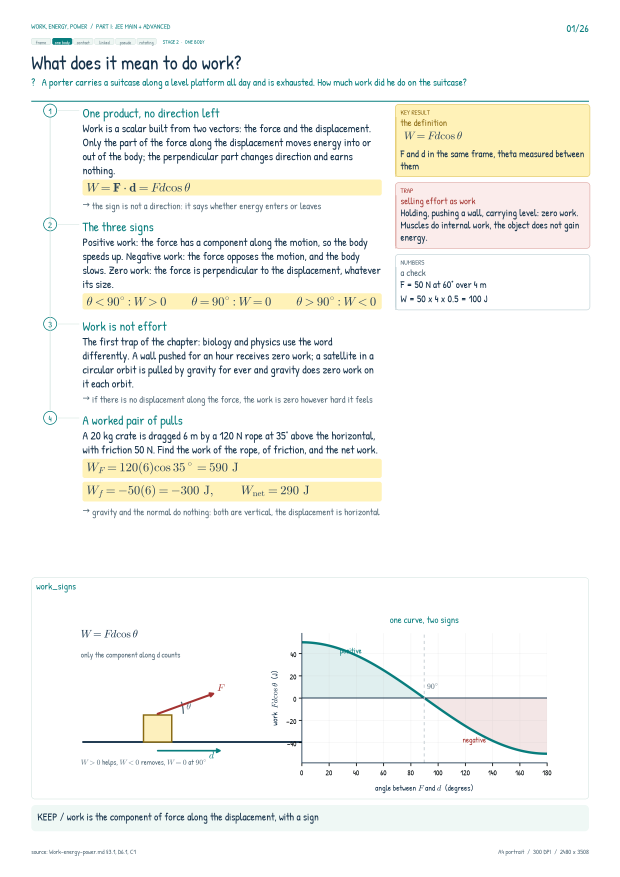
#> input picture Short notes/Work_Energy_Power/JEE-01-work-sign.png, 2480 x 3508 px, given in place of J.png, which was not available (shown at 1/4 size)
$ python -i _probe.py   (imports and definitions only)
#> lines starting #> are read from the running program, lines starting #| are printed output that depends on the picture; pictures that were not available may be replaced by others from this repository, and a replacement may not be noted
"""Visual probe: page thumbnails and figure-contact sheets.

    python3 _probe.py page JEE-01-work-sign ...     # full-page thumbnails
    python3 _probe.py crop JEE-01-work-sign ...     # top/bottom half crops
    python3 _probe.py figs key key ...              # 6 figures per image
"""
import sys
from pathlib import Path
import matplotlib
# [1 line not run here, left out]
import matplotlib.pyplot as plt
from PIL import Image

ROOT = Path(__file__).resolve().parent
OUT = ROOT / '_probe_out'
# [1 line not run here, left out]


def thumbs(names, tag='page'):
    ims = [Image.open(ROOT / f'{n}.png') for n in names]
    w = 620
    hs = [int(im.height * w / im.width) for im in ims]
    cols = 1 if len(ims) == 1 else 2
    rows = (len(ims) + cols - 1) // cols
    fig = plt.figure(figsize=(cols * w / 100, sum(hs[:rows]) / 100 * 1.0 + 0.2), dpi=100)
    fig.patch.set_facecolor('0.86')
    y = 1.0
    for i, (im, h) in enumerate(zip(ims, hs)):
        r, c = divmod(i, cols)
        ax = fig.add_axes([c / cols, 1 - (r + 1) * (1 / rows), 1 / cols, 1 / rows])
        ax.imshow(im.resize((w, int(im.height * w / im.width))))
        ax.set_axis_off()
    p = OUT / f'{tag}.png'
    fig.savefig(p, facecolor=fig.get_facecolor())
    plt.close(fig)
    print(p)


def crops(names):
#> called with names = 'JEE-01-work-sign.png'
    ims = []
    for n in names:
        im = Image.open(ROOT / f'{n}.png')
#> im is the input picture: PIL image 2480x3508 P; mean R, G, B 246, 246.6, 243.3
        top = im.crop((0, 0, im.width, im.height // 2)).resize((900, im.height // 2 * 900 // im.width))
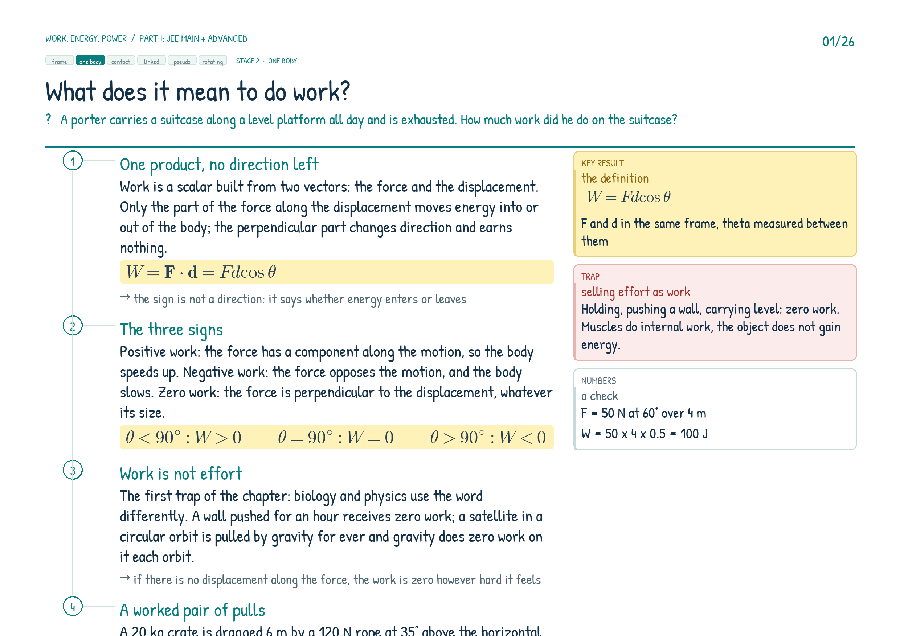
#> top: PIL image 900x636 P; mean R, G, B 243.2, 243.7, 239.5
        bot = im.crop((0, im.height // 2, im.width, im.height)).resize((900, im.height // 2 * 900 // im.width))
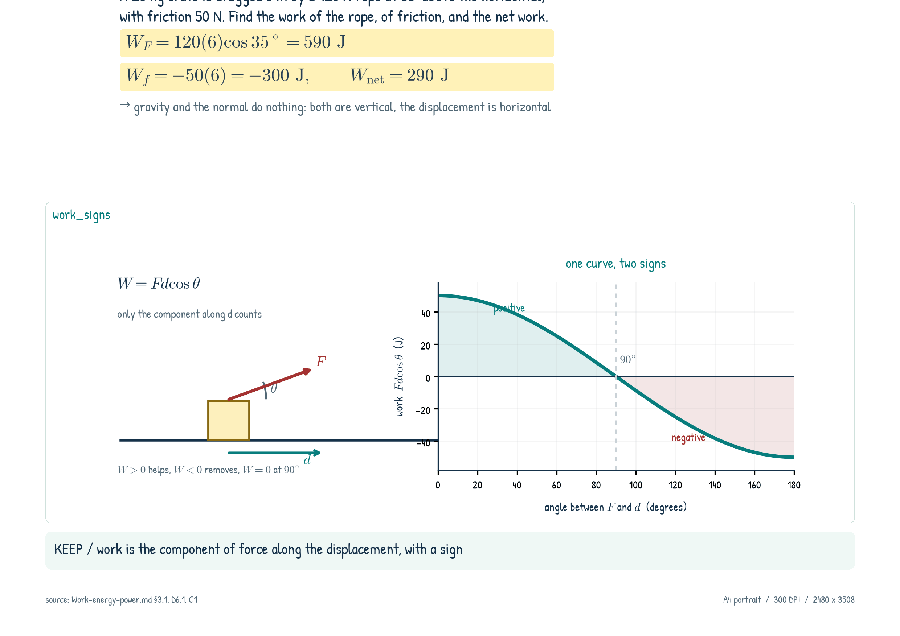
#> bot: PIL image 900x636 P; mean R, G, B 248.9, 249.6, 247.2
        ims += [top, bot]
#> pass 2 of the loop in crops, `for n in names:`:
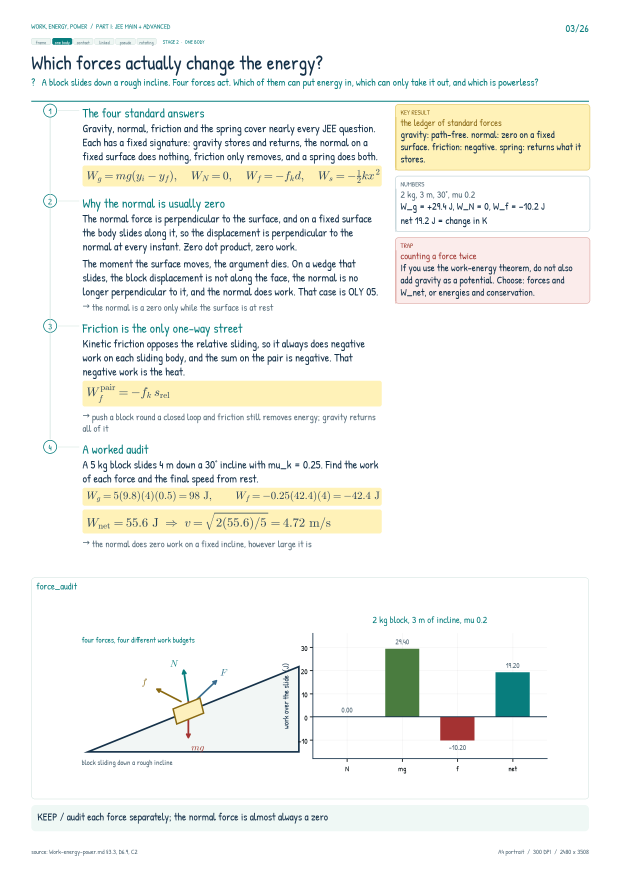
#> input picture Short notes/Work_Energy_Power/JEE-03-force-audit.png, 2480 x 3508 px, given in place of E.png, which was not available (shown at 1/4 size)
#> in crops, im is the input picture: PIL image 2480x3508 P; mean R, G, B 243.8, 244.8, 241
#> in crops, `top = im.crop((0, 0, im.width, im.height // 2)).resize((900, im.height..`:
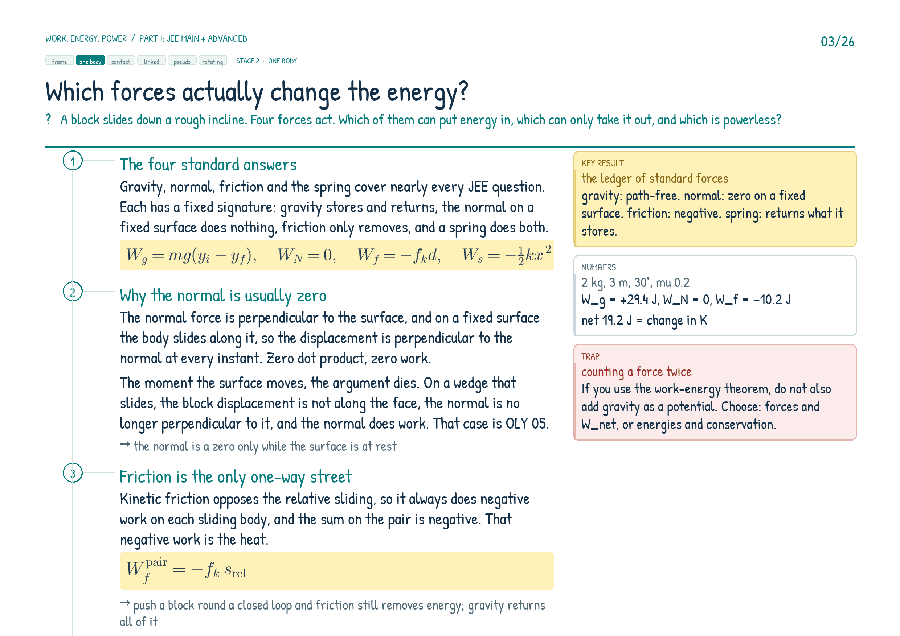
#> top: PIL image 900x636 P; mean R, G, B 241.6, 242.2, 237.6
#> in crops, `bot = im.crop((0, im.height // 2, im.width, im.height)).resize((900, i..`:
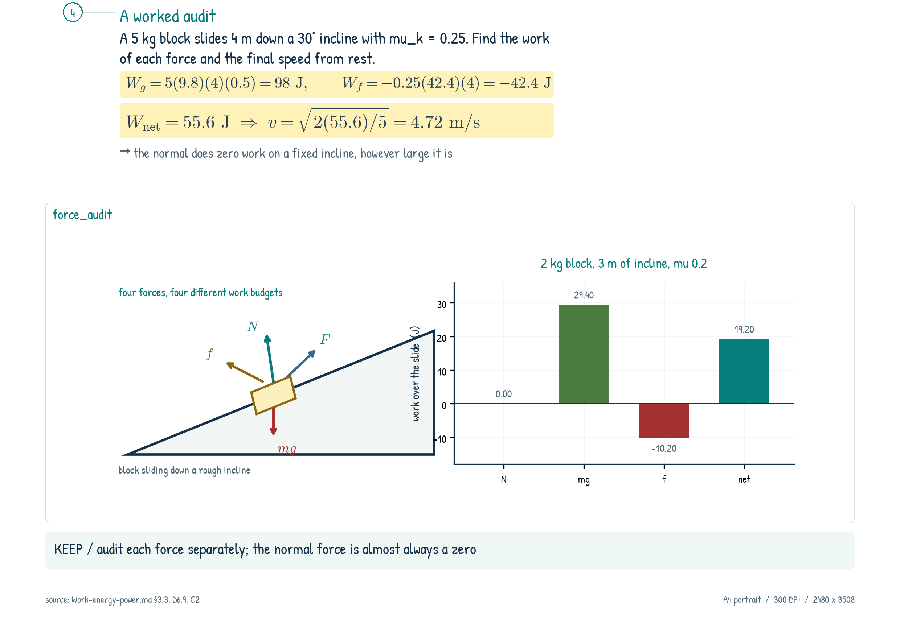
#> bot: PIL image 900x636 P; mean R, G, B 245.8, 247.3, 244.3
    w = 900
    fig = plt.figure(figsize=(w / 100, sum(i.height for i in ims) / 100), dpi=100)
    ax = fig.add_axes([0, 0, 1, 1]); ax.set_axis_off()
    canvas = Image.new('RGB', (w, sum(i.height for i in ims)), 'white')
    y = 0
    for i in ims:
        canvas.paste(i, (0, y)); y += i.height
    ax.imshow(canvas)
    p = OUT / 'crops.png'
    fig.savefig(p, facecolor='w')
    plt.close(fig)
    print(p)


def figs(keys):
    import diagrams
    fig = plt.figure(figsize=(13, 8.6), dpi=100)
    fig.patch.set_facecolor('white')
    for i, k in enumerate(keys):
        r, c = divmod(i, 2)
        ax = fig.add_axes([c / 2 + .01, 1 - (r + 1) / 3 + .01, 1 / 2 - .02, 1 / 3 - .02])
        try:
            diagrams.figure(ax, k)
        except Exception as e:
            ax.text(.5, .5, f'{k}\n{e}', ha='center', va='center', fontsize=7)
        ax.set_title(k, fontsize=8)
    p = OUT / 'figs.png'
    fig.savefig(p, facecolor='w')
    plt.close(fig)
    print(p)


# [3 lines not run here, left out]

#> (the run stopped early here; a loop or call above may not have finished)
